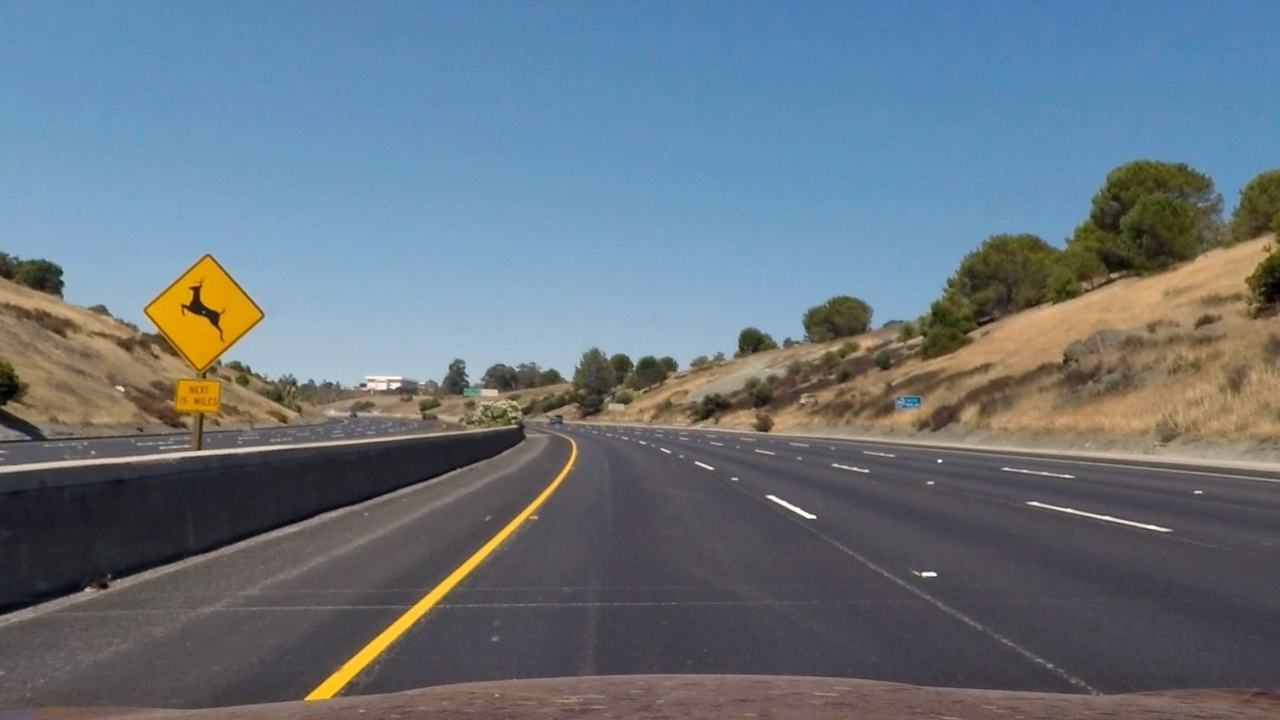
#> input picture test_images/undistorted0.jpg, 1280 x 720 px
$ python -i transformed_img.py   (imports and definitions only)   (older library calls are emulated)
#> lines starting #> are read from the running program, lines starting #| are printed output that depends on the picture; after the words box and inside, x2 and y2 are one past the last pixel; in counts of white or black regions, pixels touching at a corner belong together
import pickle

import cv2
import numpy as np

def abs_sobel_thresh(img, orient='x', thresh_min=0, thresh_max=255):
    gray = cv2.cvtColor(img, cv2.COLOR_RGB2GRAY)
    if orient == 'x':
        sobel = cv2.Sobel(gray, cv2.CV_64F, 1, 0)
    elif orient == 'y':
        sobel = cv2.Sobel(gray, cv2.CV_64F, 0, 1)
    abs_sobel = np.absolute(sobel)
    scaled_sobel = np.uint8(255 * abs_sobel / np.max(abs_sobel))
    bin_out = np.zeros_like(scaled_sobel)
    bin_out[(scaled_sobel >= thresh_min) & (scaled_sobel <= thresh_max)] = 1
    return bin_out


def color_select(img, sthresh=(0, 255), vthresh=(0, 255)):
    hls = cv2.cvtColor(img, cv2.COLOR_RGB2HLS)
    s = hls[:, :, 2]
    s_bin = np.zeros_like(s)
    s_bin[(s > sthresh[0]) & (s <= sthresh[1])] = 1

    hsv = cv2.cvtColor(img, cv2.COLOR_RGB2HSV)
    v = hsv[:, :, 2]
    v_bin = np.zeros_like(v)
    v_bin[(v >= vthresh[0]) & (v <= vthresh[1])] = 1

    out = np.zeros_like(s)
    out[(s_bin == 1) & (v_bin == 1)] = 1
    return out


def warp_image(img):
    """
    Applying filters to find lane lines
    and warping the image
    :param img: initial image
    :return result: warped binary image
    """
    dist_pickle = pickle.load(open('./calibration_pickle.p', 'rb'))
    mtx = dist_pickle['mtx']
    dist = dist_pickle['dist']

    img = cv2.undistort(img, mtx, dist, None, mtx)

    detect_lines = np.zeros_like(img[:, :, 0])
    gradx = abs_sobel_thresh(img, orient='x', thresh_min=20)
    grady = abs_sobel_thresh(img, orient='y', thresh_min=25)
    color = color_select(img, sthresh=(110, 255), vthresh=(50, 255))

    # Using color selecting and sobel to extrapolate lanes
    detect_lines[(gradx == 1) & (grady == 1) | (color == 1)] = 255

    w = img.shape[1]
    h = img.shape[0]
    src = np.float32([[230, 720], [1100, 720], [580, 460], [700, 460]])
    offset = w*0.25
    dst = np.float32([[offset, h], [w-offset, h], [offset, 0], [w-offset, 0]])

    M = cv2.getPerspectiveTransform(src, dst)
    Minv = cv2.getPerspectiveTransform(dst, src)

    # Changing perspective to effectively look for lane lines
    binary_warped = cv2.warpPerspective(detect_lines, M, (w, h), flags=cv2.INTER_LINEAR)

    return binary_warped, M, Minv

>>> import cv2
>>> picture = cv2.cvtColor(cv2.imread('test_images/undistorted0.jpg'), cv2.COLOR_BGR2RGB)
>>> result = warp_image(picture)
#> (reads calibration_pickle.p from the repository)
#> in warp_image, `gradx = abs_sobel_thresh(img, orient='x', thresh_min=20)`:
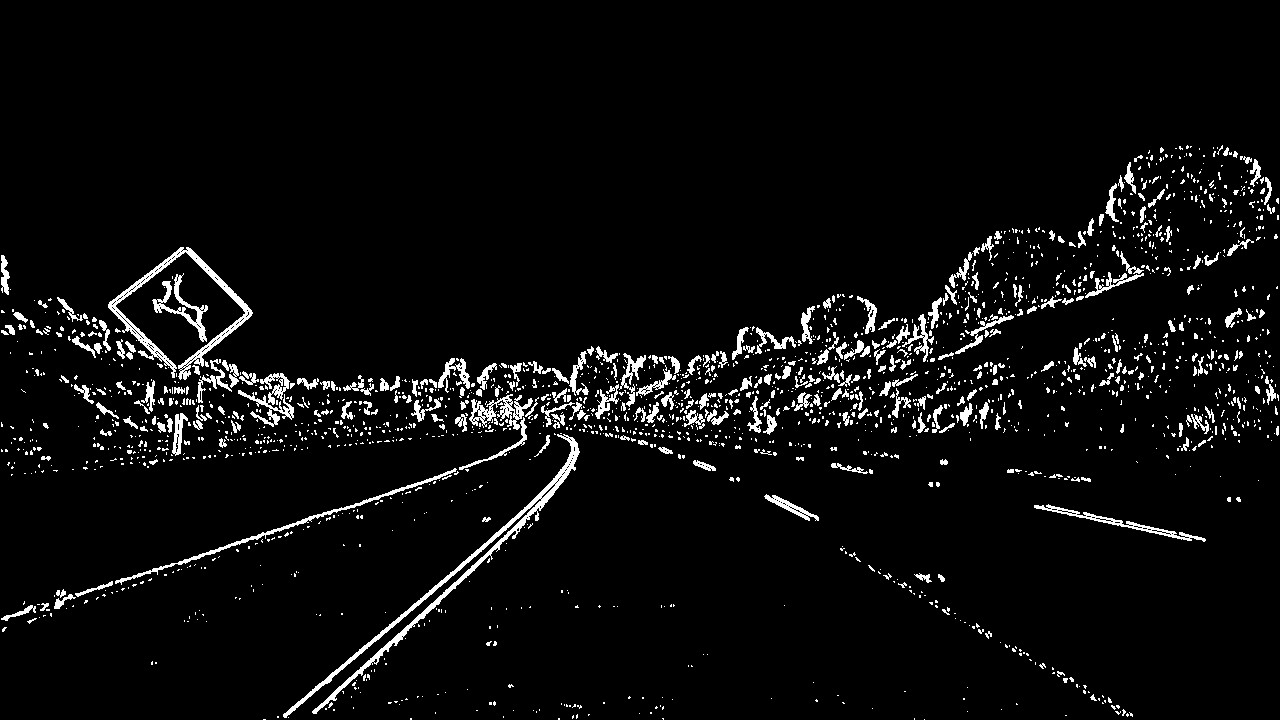
#> gradx: shape (720, 1280); values 0 (black) and 1 (white), 4.6% white; 2036 white regions (1689 under 20 px), largest, box (x1, y1, x2, y2) and area: (283, 434, 580, 718) 3625, (108, 247, 253, 380) 2439, (115, 468, 457, 585) 1179
#> in warp_image, `grady = abs_sobel_thresh(img, orient='y', thresh_min=25)`: grady: shape (720, 1280); values 0 (black) and 1 (white), 5.6% white; 1191 white regions (942 under 20 px), largest, box (x1, y1, x2, y2) and area: (0, 361, 575, 478) 5537, (523, 401, 1280, 486) 5149, (262, 453, 1120, 719) 5061
#> in color_select, `hls = cv2.cvtColor(img, cv2.COLOR_RGB2HLS)`: hls: shape (720, 1280, 3); mean of channels 0, 1, 2 89.2, 115.4, 64.1
#> in color_select, `s = hls[:, :, 2]`:
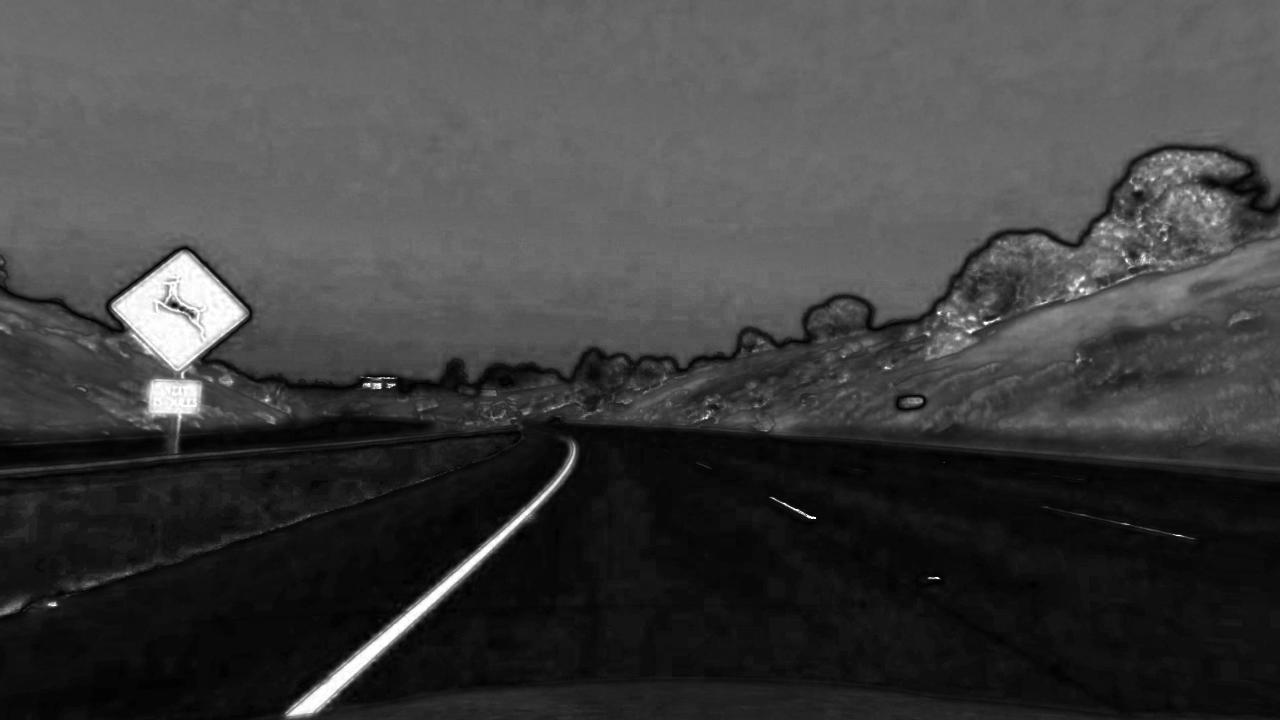
#> s: shape (720, 1280); min 0, max 255, mean 64.1
#> in color_select, `hsv = cv2.cvtColor(img, cv2.COLOR_RGB2HSV)`: hsv: shape (720, 1280, 3); mean H, S, V 89.2, 77.6, 139.8
#> in color_select, `v = hsv[:, :, 2]`:
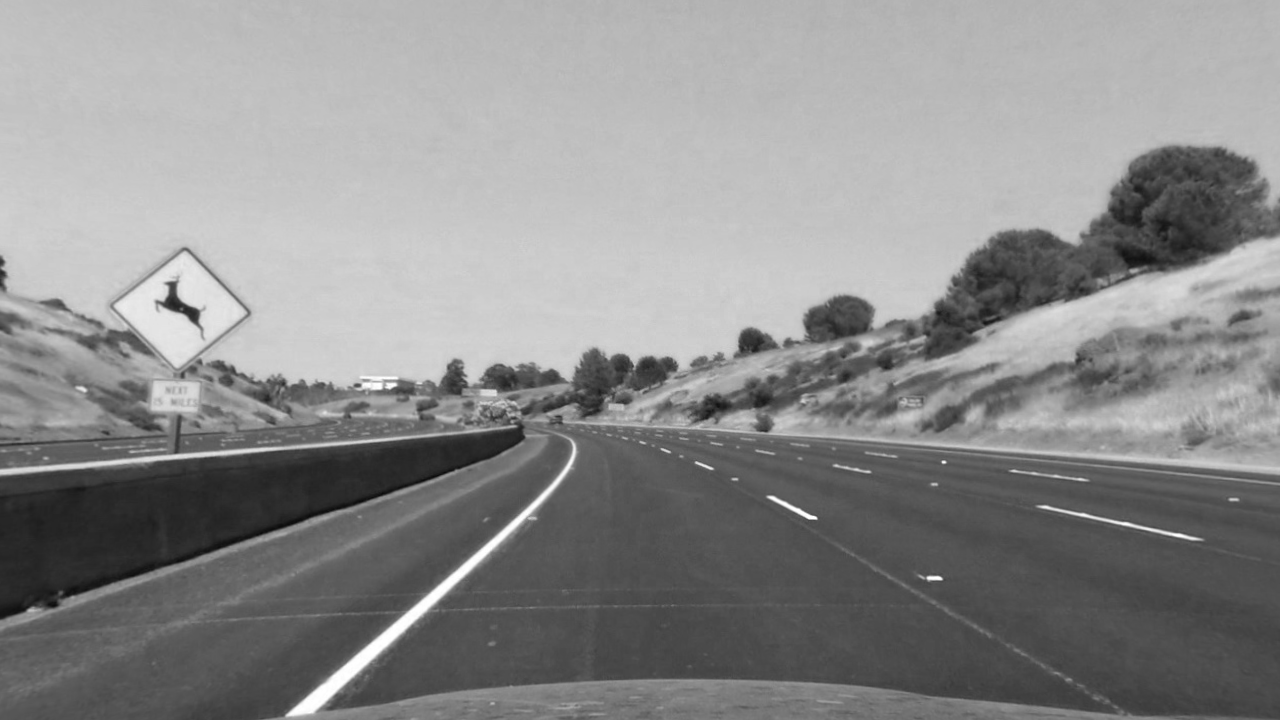
#> v: shape (720, 1280); min 10, max 255, mean 139.8
#> in warp_image, `color = color_select(img, sthresh=(110, 255), vthresh=(50, 255))`: color: shape (720, 1280); values 0 (black) and 1 (white), 3.4% white; 439 white regions (367 under 20 px), largest, box (x1, y1, x2, y2) and area: (111, 251, 248, 433) 11457, (285, 443, 576, 718) 5135, (1006, 241, 1280, 339) 4683
#> in warp_image, `binary_warped = cv2.warpPerspective(detect_lines, M, (w, h), flags=cv2..`:
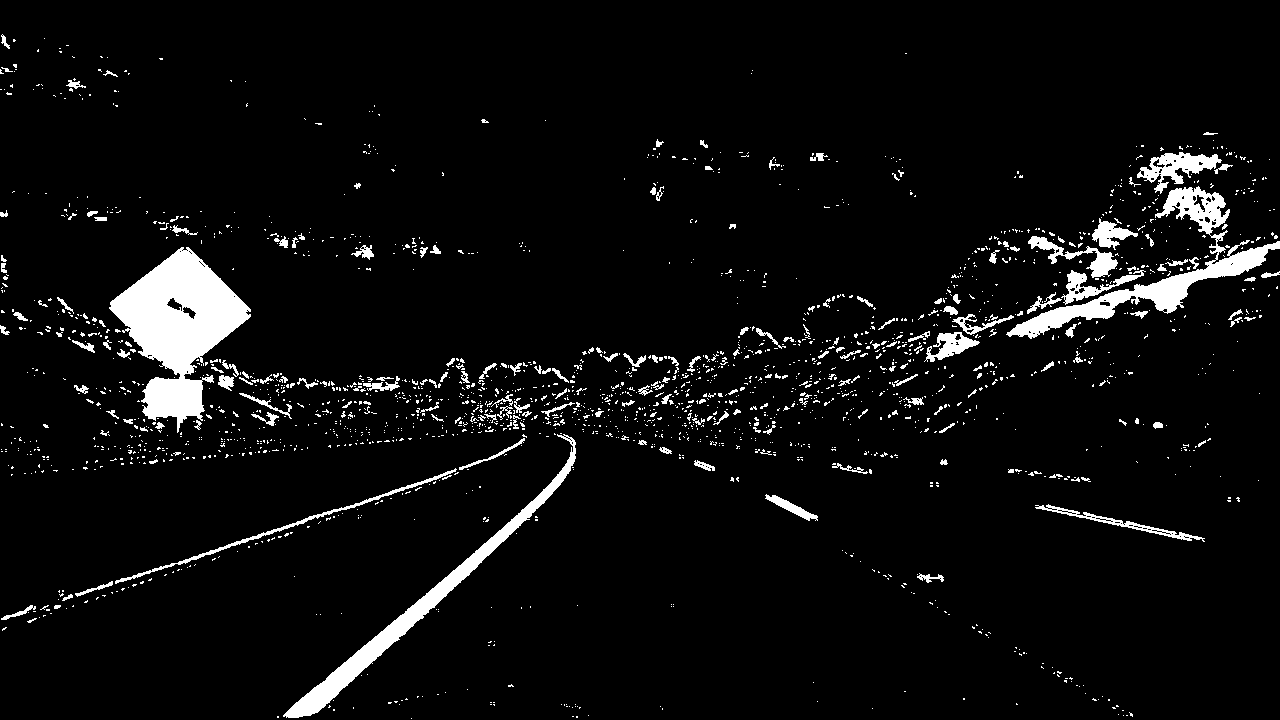
#> detect_lines: shape (720, 1280); 5.2% white; 2098 white regions (1899 under 20 px), largest, box (x1, y1, x2, y2) and area: (109, 247, 251, 433) 12323, (1006, 186, 1280, 339) 6624, (283, 434, 576, 718) 5593
